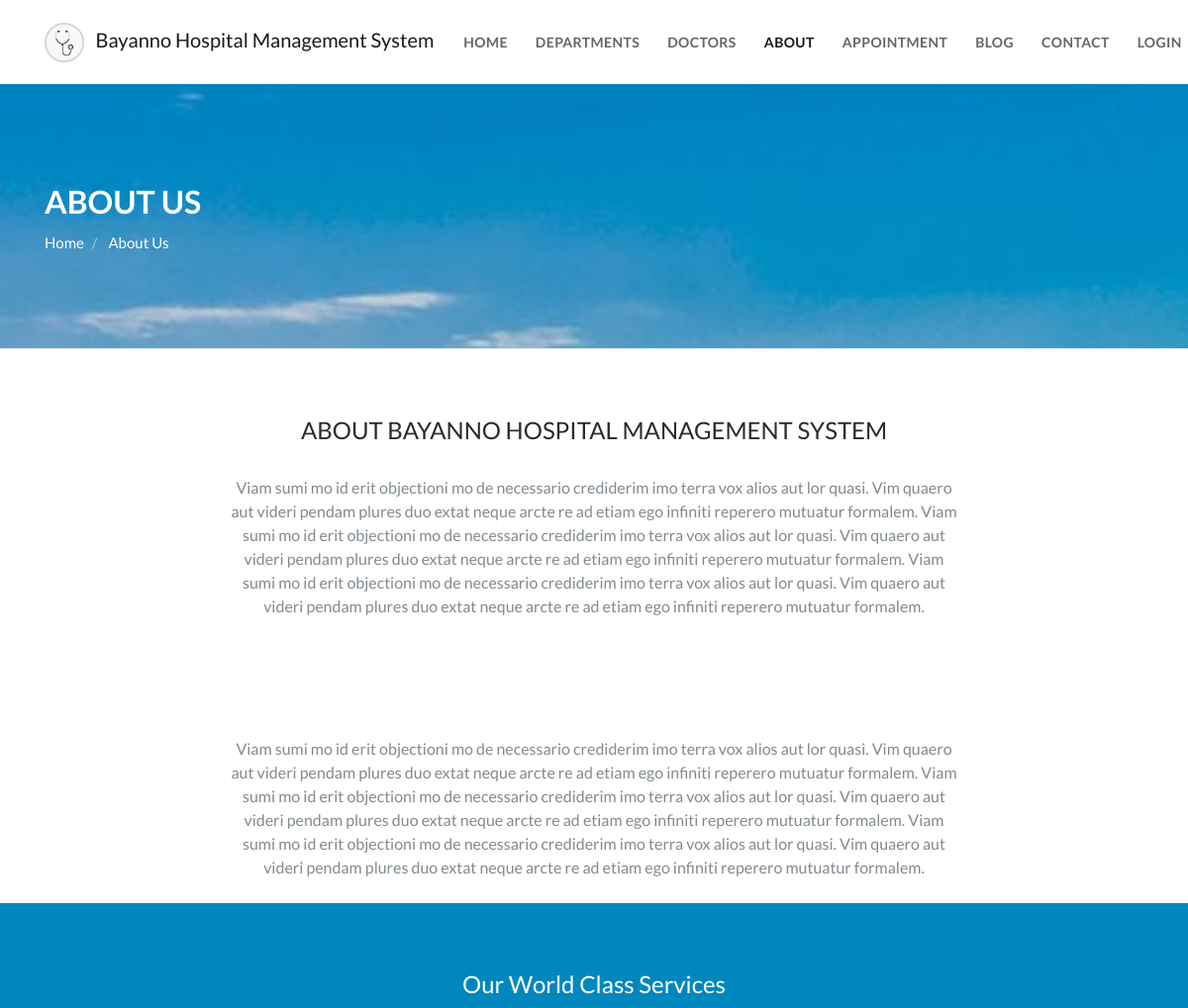
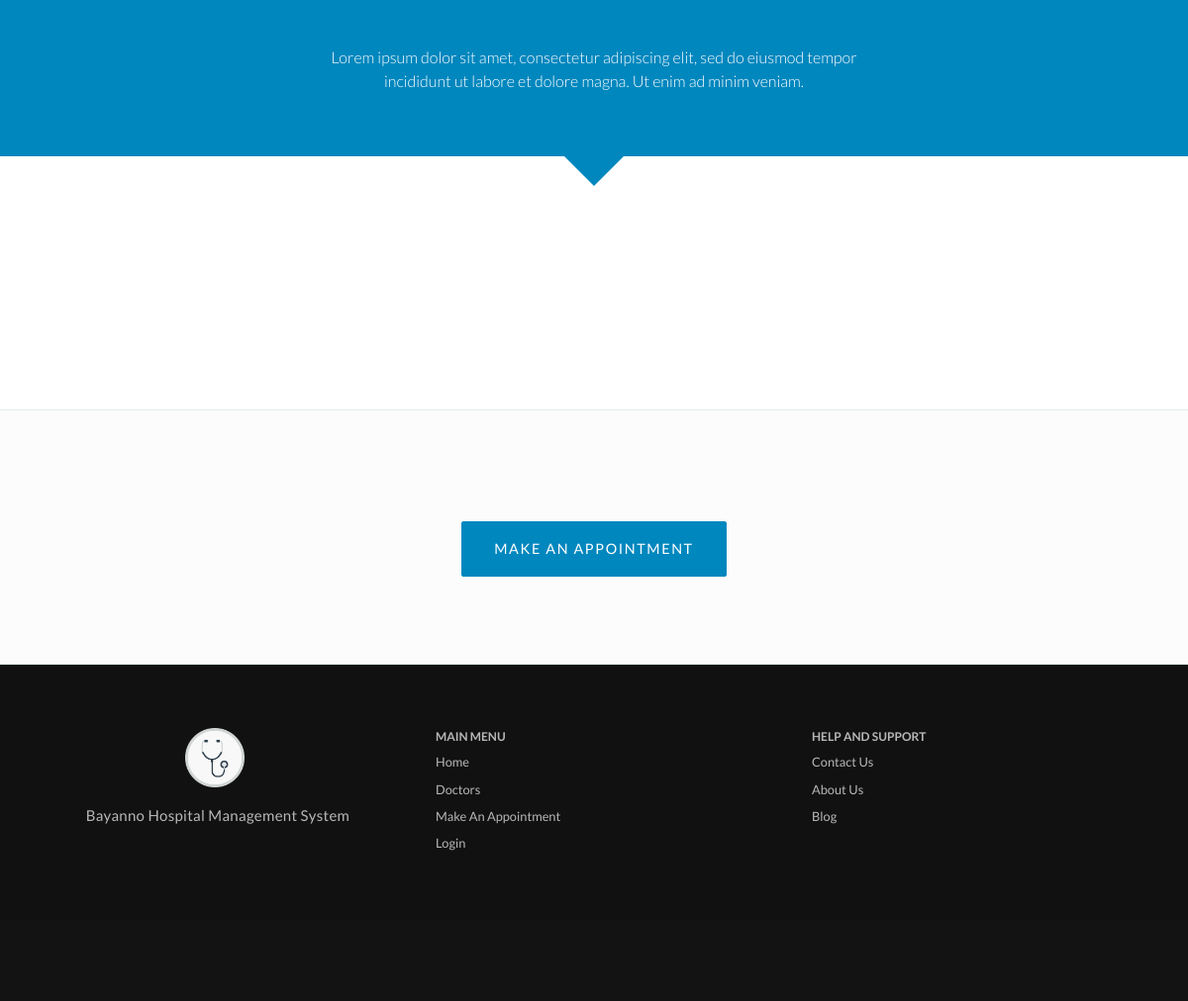
The page /index.php/home/about_us on the database its author committed (2 pictures, top to bottom).
### tables this page shows
CREATE TABLE `frontend_settings` (
  `frontend_settings_id` int(11) NOT NULL,
  `type` varchar(255) DEFAULT NULL,
  `description` longtext
);

### application/controllers/Home.php (called while the page is built, shortened)
<?php
class Home extends CI_Controller
{
    protected $theme;
    function __construct()
    {
        $this->load->database();
        $this->load->library('session');
        $this->load->model('crud_model');
        $this->load->model('email_model');
        $this->load->model('sms_model');
        $this->load->model('frontend_model');
        $this->theme = $this->frontend_model->get_frontend_settings('theme');
    }
    function about_us()
    {
        $page_data['page_name']       = 'about_us';
        $page_data['page_title']      = get_phrase('about_us');
        $page_data['service_section'] = $this->frontend_model->get_frontend_settings('service_section');
        $page_data['services']        = $this->frontend_model->get_services();
        $this->load->view('frontend/' . $this->theme . '/index', $page_data);
    }
}

### index.php (called while the page is built, shortened)
<?php
require_once BASEPATH.'core/CodeIgniter.php';

### application/models/Frontend_model.php (called while the page is built, shortened)
<?php
class Frontend_model extends CI_Model {
    public function get_frontend_settings($type) {
        $result = $this->db->get_where('frontend_settings', array(
            'type' => $type
        ))->row()->description;
        return $result;
    }
    function get_departments() {
        $this->db->order_by('name', 'asc');
        $result = $this->db->get('department')->result_array();
        return $result;
    }
}

### application/helpers/multi_language_helper.php (called while the page is built, shortened)
<?php  if ( ! defined('BASEPATH')) exit('No direct script access allowed');
if ( ! function_exists('get_phrase'))
{
	function get_phrase($phrase = '') {
		$CI	=&	get_instance();
		$current_language	=	$CI->db->get_where('settings' , array('type' => 'language'))->row()->description;
		$query	=	$CI->db->get_where('language' , array('phrase' => $phrase));
		$row   	=	$query->row();
		if (isset($row->$current_language) && $row->$current_language !="")
			return $row->$current_language;
		else
			return ucwords(str_replace('_',' ',$phrase));
	}
}

### application/views/frontend/default/stylesheets.php (the view, shortened to what this page needs)
<link rel="stylesheet"
    href="<?php echo base_url('assets/frontend/' . $theme . '/vendor/pace/css/pace-minimal.css');?>" type="text/css">
<link rel="stylesheet"
    href="<?php echo base_url('assets/frontend/' . $theme . '/vendor/bootstrap/css/bootstrap.min.css');?>" type="text/css">
<link rel="stylesheet"
    href="<?php echo base_url('assets/frontend/' . $theme . '/vendor/swiper/css/swiper.min.css');?>">
<link rel="stylesheet"
    href="<?php echo base_url('assets/frontend/' . $theme . '/vendor/hamburgers/hamburgers.min.css');?>" type="text/css">
<link rel="stylesheet"
    href="<?php echo base_url('assets/frontend/' . $theme . '/vendor/animate/animate.min.css');?>" type="text/css">
<link rel="stylesheet"
      href="<?php echo base_url('assets/common/izitoast/css/iziToast.min.css');?>" type="text/css">
<link rel="stylesheet"
    href="<?php echo base_url('assets/frontend/' . $theme . '/fonts/font-awesome/css/font-awesome.min.css');?>" type="text/css">
<link rel="stylesheet"
    href="<?php echo base_url('assets/frontend/' . $theme . '/fonts/ionicons/css/ionicons.min.css');?>" type="text/css">
<link rel="stylesheet"
    href="<?php echo base_url('assets/frontend/' . $theme . '/fonts/line-icons-pro/line-icons-pro.css');?>" type="text/css">
<link id="stylesheet" type="text/css"
    href="<?php echo base_url('assets/frontend/' . $theme . '/css/global-style.css');?>" rel="stylesheet" media="screen">
<link type="text/css"
    href="<?php echo base_url('assets/frontend/' . $theme . '/css/custom-style.css');?>" rel="stylesheet">

### application/views/frontend/default/navigation.php (shortened to what this page needs)
<nav class="navbar navbar-expand-lg  navbar-light bg-default navbar--link-arrow navbar--uppercase bayanno-nav">
    <div class="container navbar-container">
        <a class="navbar-brand" href="<?php echo site_url('home');?>">
            <img src="<?php echo base_url('uploads/logo.png');?>" width="40"
                alt="">
                &nbsp; <?php echo $hospital_name;?>
        </a>
        <div class="collapse navbar-collapse align-items-center justify-content-end" id="navbar_main">
            <ul class="navbar-nav" data-hover="dropdown">
                <li class="nav-item
                    <?php echo $page_name == 'home' ? 'active' : ''; ?>">
                    <a class="nav-link" aria-haspopup="true" aria-expanded="false"
                        href="<?php echo site_url('home');?>">
                        <?php echo get_phrase('home');?>
                    </a>
                </li>
                <li class="nav-item dropdown
                <?php echo $page_name == 'department' ? 'active' : ''; ?>">
                    <a href="#" class="nav-link"
                        data-toggle="dropdown" aria-haspopup="true" aria-expanded="false">
                    <?php echo get_phrase('departments');?>
                    </a>
                </li>
                <li class="nav-item
                <?php echo $page_name == 'doctors' ? 'active' : ''; ?>">
                    <a class="nav-link" aria-haspopup="true" aria-expanded="false"
                        href="<?php echo site_url('home/doctors');?>">
                    <?php echo get_phrase('doctors');?>
                    </a>
                </li>
                <li class="nav-item
                <?php echo $page_name == 'about_us' ? 'active' : ''; ?>">
                    <a class="nav-link" aria-haspopup="true" aria-expanded="false"
                        href="<?php echo site_url('home/about_us');?>">
                    <?php echo get_phrase('about');?>
                    </a>
                </li>
                <li class="nav-item
                <?php echo $page_name == 'appointment' ? 'active' : ''; ?>">
                    <a class="nav-link" aria-haspopup="true" aria-expanded="false"
                        href="<?php echo site_url('home/appointment');?>">
                    <?php echo get_phrase('appointment');?>
                    </a>
                </li>
                <li class="nav-item
                <?php echo ($page_name == 'blog' || $page_name == 'blog_details') ? 'active' : ''; ?>">
                    <a class="nav-link" aria-haspopup="true" aria-expanded="false"
                        href="<?php echo site_url('home/blog');?>">
                    <?php echo get_phrase('blog');?>
                    </a>
                </li>
                <li class="nav-item
                <?php echo $page_name == 'contact_us' ? 'active' : ''; ?>">
                    <a class="nav-link" aria-haspopup="true" aria-expanded="false"
                        href="<?php echo site_url('home/contact_us');?>">
                    <?php echo get_phrase('contact');?>
                    </a>
                </li>
                <li class="nav-item">
                    <a class="nav-link" aria-haspopup="true" aria-expanded="false"
                        href="<?php echo site_url('login');?>" target="_blank">
                    <?php echo get_phrase('login');?>
                    </a>
                </li>
            </ul>
        </div>
    </div>
</nav>

### application/views/frontend/default/about_us.php (shortened to what this page needs)
<section class="slice--offset parallax-section parallax-section-xl b-xs-bottom custom-page-head"
    style="background-image: url('<?php echo base_url('assets/frontend/' . $theme . '/images/img-15.jpg');?>');">
    <div class="container">
        <div class="row py-3">
            <div class="col-lg-12">
                <h1 class="heading text-uppercase c-white">
                    <?php echo $page_title;?>
                </h1>
                <div class="">
                    <ol class="breadcrumb">
                        <li class="breadcrumb-item">
                            <a href="<?php echo site_url('home');?>">
                            <?php echo get_phrase('home');?>
                            </a>
                        </li>
                        <li class="breadcrumb-item active">
                        <?php echo $page_title;?>
                        </li>
                    </ol>
                </div>
            </div>
        </div>
    </div>
</section>
<section class="slice sct-color-1 pb-0" id="scrollToSection">
    <div class="container no-padding">
        <div class="row row-no-padding">
            <div class="col-md-12">
                <div class="section-title section-title--style-1 text-center mb-4">
                    <h3 class="section-title-inner text-uppercase">
                        <?php echo get_phrase('about').' '.$hospital_name;?>
                    </h3>
                </div>
                <div class="text-center">
                    <div class="fluid-paragraph fluid-paragraph-md c-gray-light about-text">
                        <?php echo $this->frontend_model->get_frontend_settings('about_us');?>
                    </div>
                </div>
            </div>
        </div>
    </div>
</section>
<?php $service_section_data = json_decode($service_section);?>
<section class="slice slice--arrow bg-base-1">
    <div class="sct-inner container">
        <div class="section-title section-title-inverse section-title--style-1 text-center">
            <h3 class="section-title-inner">
                <span><?php echo $service_section_data[0]->title;?></span>
            </h3>
        </div>
        <div class="fluid-paragraph fluid-paragraph-sm strong-300 text-center">
            <?php echo $service_section_data[0]->description;?>
        </div>
    </div>
</section>
<section class="slice-xl sct-color-1">
</section>
<section class="slice sct-color-2 b-xs-top b-xs-bottom">
    <div class="container">
        <div class="text-center">
            <div class="section-title section-title--style-1 text-center mb-4">
            <div class="mt-5">
                <a href="<?php echo site_url('home/appointment');?>"
                   class="btn btn-styled btn-lg btn-base-1">
                    <?php echo get_phrase('make_an_appointment');?>
                </a>
            </div>
        </div>
    </div>
</section>

### application/views/frontend/default/footer.php (shortened to what this page needs)
<footer id="footer" class="footer">
    <div class="footer-top">
        <div class="container">
            <div class="row cols-xs-space cols-sm-space cols-md-space">
                <div class="col-md-6 col-lg-4">
                    <div class="col text-center">
                        <img src="<?php echo base_url('uploads/logo.png');?>" width="60"
                             alt="">
                        &nbsp; <p class="mt-3"><?php echo $hospital_name;?></p>
                    </div>
                </div>
                <div class="col-md-6 col-lg-4">
                    <div class="col">
                        <h4 class="heading heading-xs strong-600 text-uppercase mb-1">
                            <?php echo get_phrase('main_menu');?>
                        </h4>
                        <ul class="footer-links">
                            <li>
                                <a href="<?php echo site_url('home');?>">
                                    <?php echo get_phrase('home');?>
                                </a>
                            </li>
                            <li>
                                <a href="<?php echo site_url('home/doctors');?>">
                                    <?php echo get_phrase('doctors');?>
                                </a>
                            </li>
                            <li>
                                <a href="<?php echo site_url('home/appointment');?>">
                                    <?php echo get_phrase('make_an_appointment');?>
                                </a>
                            </li>
                            <li>
                                <a href="<?php echo site_url('login');?>"
                                    target="_blank">
                                    <?php echo get_phrase('login');?>
                                </a>
                            </li>
                        </ul>
                        </div>
                </div>
                <div class="col-md-6 col-lg-4">
                    <div class="col">
                        <h4 class="heading heading-xs strong-600 text-uppercase mb-1">
                            <?php echo get_phrase('help_and_support');?>
                        </h4>
                        <ul class="footer-links">
                            <li>
                                <a href="<?php echo site_url('home/contact_us');?>">
                                    <?php echo get_phrase('contact_us');?>
                                </a>
                            </li>
                            <li>
                                <a href="<?php echo site_url('home/about_us');?>">
                                    <?php echo get_phrase('about_us');?>
                                </a>
                            </li>
                            <li>
                                <a href="<?php echo site_url('home/blog');?>">
                                    <?php echo get_phrase('blog');?>
                                </a>
                            </li>
                        </ul>
                    </div>
                </div>
            </div>
        </div>
    </div>
    <div class="footer-bottom">
        <div class="container">
            <div class="row row-cols-xs-spaced flex flex-items-xs-middle">
                <div class="col col-sm-7 col-xs-12">
                    <div class="copyright text-xs-center text-sm-left">
                    </div>
                </div>
                <?php $social = json_decode($this->frontend_model->get_frontend_settings('social_links'));?>
                <div class="col col-sm-5 col-xs-12">
                    <div class="text-xs-center text-sm-right">
                        <ul class="social-media social-media--style-1-v4">
                            <?php if ($social[0]->facebook != '') { ?>
                                <li>
                                    <a href="<?php echo $social[0]->facebook;?>"
                                       target="_blank">
                                        <i class="ion ion-social-facebook"></i>
                                    </a>
                                </li>
                            <?php } ?>
                            <?php if ($social[0]->twitter != '') { ?>
                                <li>
                                    <a href="<?php echo $social[0]->twitter;?>"
                                       target="_blank">
                                        <i class="ion ion-social-twitter"></i>
                                    </a>
                                </li>
                            <?php } ?>
                            <?php if ($social[0]->google_plus != '') { ?>
                                <li>
                                    <a href="<?php echo $social[0]->google_plus;?>"
                                       target="_blank">
                                        <i class="ion ion-social-googleplus"></i>
                                    </a>
                                </li>
                            <?php } ?>
                            <?php if ($social[0]->youtube != '') { ?>
                                <li>
                                    <a href="<?php echo $social[0]->youtube;?>"
                                       target="_blank">
                                        <i class="ion ion-social-youtube"></i>
                                    </a>
                                </li>
                            <?php } ?>
                        </ul>
                    </div>
                </div>
            </div>
        </div>
    </div>
</footer>

### rows shown on the page
frontend_settings: description "Bayanno Hospital Management System", description "BAYANNO HOSPITAL MANAGEMENT SYSTEM"
frontend_settings: description (picture)
frontend_settings: description "Viam sumi mo id erit objectioni mo de necessario crediderim imo terra vox alios aut lor quasi. Vim quaero aut videri pendam plures duo extat neque arcte re ad etiam ego infiniti reperero mutuatur formalem. Viam sumi mo id erit objectioni mo de necessario crediderim imo terra vox alios aut lor quasi. Vim quaero aut videri pendam plures duo extat neque arcte re ad etiam ego infiniti reperero mutuatur formalem. Viam sumi mo id erit objectioni mo de necessario crediderim imo terra vox alios aut lor quasi. Vim quaero aut videri pendam plures duo extat neque arcte re ad etiam ego infiniti reperero mutuatur formalem. Viam sumi mo id erit objectioni mo de necessario crediderim imo terra vox alios…"

### other values the page prints
get_phrase('home') "HOME"
get_phrase('departments') "DEPARTMENTS"
get_phrase('doctors') "DOCTORS"
get_phrase('about') "ABOUT"
get_phrase('appointment') "APPOINTMENT"
get_phrase('blog') "BLOG"
get_phrase('contact') "CONTACT"
get_phrase('login') "LOGIN"
$page_title "ABOUT US"
get_phrase('home') "Home"
$page_title "About Us"
$service_section_data[0]->title "Our World Class Services"
$service_section_data[0]->description "Lorem ipsum dolor sit amet, consectetur adipiscing elit, sed do eiusmod tempor incididunt ut labore et dolore magna. Ut enim ad minim veniam."
get_phrase('make_an_appointment') "MAKE AN APPOINTMENT"
get_phrase('main_menu') "MAIN MENU"
